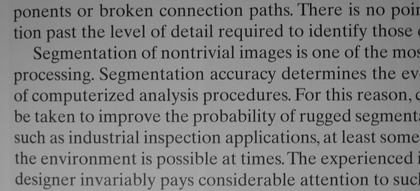
%> input picture matlab/img/Fig1013.tif, 420 x 191 px, shrunk from 2018 x 918 before the run
$ octave m6_yuzhifenge.m   (GNU Octave 9; MATLAB toolbox functions it lacks are replaced by stand-ins)
%> lines starting %> are read from the running program, lines starting %| are printed output that depends on the picture; in (x1, y1, x2, y2) boxes, pixels count from 0 and x2, y2 are one past the last pixel; in counts of white or black regions, pixels touching at a corner belong together; the program's own positions count from 1
%% 使用阈值法对灰度图像进行分割
I=imread( 'img\Fig1013.tif' );
%> I is the input picture: size 191x420 uint8; min 6, max 178, mean 133.2

imshow(I);

[width,height] = size(I);
%> width = 191; height = 420

%otsu algorithm
level = graythresh(I);
%> level = 0.412
BW = im2bw(I,level);
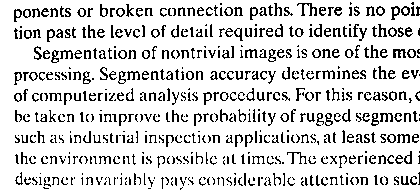
%> BW: size 191x420 logical; 84.3% white; black in thin lines or dots
figure
imshow(BW)

%全局阈值
for i= 1:width
    for j= 1:height
        if(I(i,j) < 80)
            BW1(i,j) = 0;
        else
            BW1(i,j) = 1;
        end
    end
end
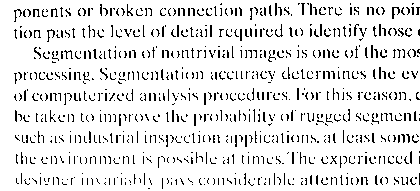
%> BW1: size 191x420 double; values 0 (black) and 1 (white), 90% white; black in thin lines or dots
figure
imshow(BW1)

%迭代求阈值
I = double(I);
%> I: size 191x420 double
T = (min(I(:))+ max(I(:)))/2;
%> T = 92
done = false;
i=0;
while ~ done
    r1 = find(I<=T);
    r2 = find(I>T);
    Tnew = (mean(I(r1))+ mean(I(r2)))/2;
    done = abs(Tnew -T)< 1;
    T = Tnew;
    i=i+1;
end
%> this loop made 4 passes
%> (Tnew, done, T) on passes 1 to 4: (100.9, false, 100.9), (103.9, false, 103.9), (105.1, false, 105.1), (105.8, true, 105.8)
%> after the loop, i = 4
I(r1) = 0;
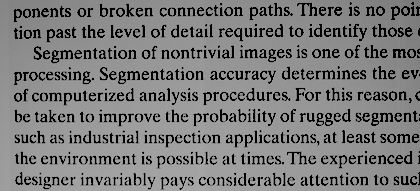
%> I: size 191x420 double; min 0, max 178, mean 122.9
I(r2) = 1;
%> I: size 191x420 double; values 0 (black) and 1 (white), 84.3% white; black in thin lines or dots
figure;
imshow(I)

$ run again, with matlab/img/Fig0304.tif copied over matlab/img/Fig1013.tif
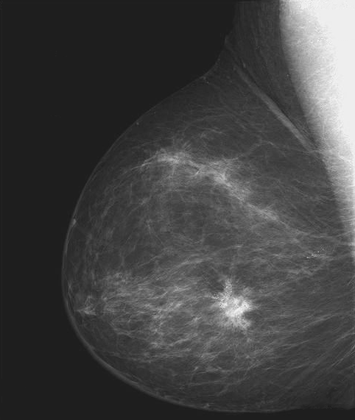
%> input picture matlab/img/Fig0304.tif, 355 x 420 px, shrunk from 482 x 571 before the run
%> I is the input picture: size 420x355 uint8; min 27, max 246, mean 66.7
%> level = 0.486
%> BW: size 420x355 logical; 8.2% white; 98 white regions (90 under 20 px), largest, box (x1, y1, x2, y2) and area: (281, 0, 355, 250) 9673, (204, 279, 257, 330) 1239, (188, 160, 250, 202) 600
%> after the loop `for i= 1:width`:
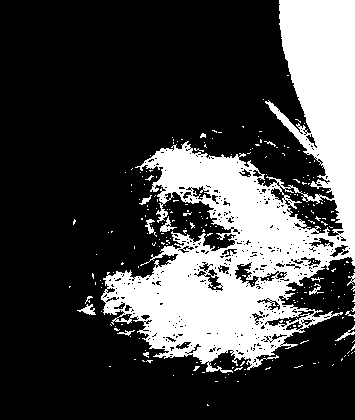
%> BW1: size 420x355 double; values 0 (black) and 1 (white), 26.8% white; 245 white regions (230 under 20 px), largest, box (x1, y1, x2, y2) and area: (101, 0, 355, 373) 38604, (160, 216, 177, 232) 96, (77, 304, 96, 315) 95
%> `T = (min(I(:))+ max(I(:)))/2;`: T = 136.5
%> the loop `while ~ done` made 4 passes
%> (Tnew, done, T) on passes 1 to 4: (129.4, false, 129.4), (126.7, false, 126.7), (125.3, false, 125.3), (124.8, true, 124.8)
%> after the loop `while ~ done`: i = 4
%> `I(r2) = 1;`:
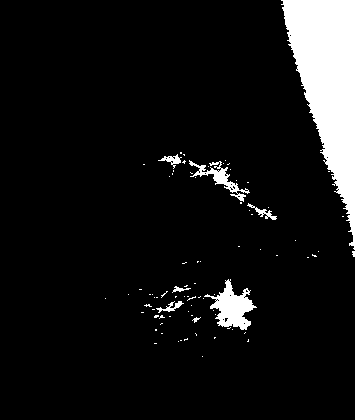
%> I: size 420x355 double; values 0 (black) and 1 (white), 8.1% white; 83 white regions (75 under 20 px), largest, box (x1, y1, x2, y2) and area: (281, 0, 355, 250) 9637, (204, 279, 257, 330) 1213, (189, 160, 250, 202) 570

$ run again, with matlab/img/Fig0315.tif copied over matlab/img/Fig1013.tif
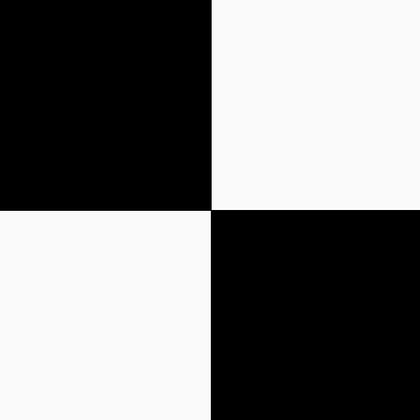
%> input picture matlab/img/Fig0315.tif, 420 x 420 px, shrunk from 512 x 512 before the run
%> I is the input picture: size 420x420 uint8; min 0, max 255, mean 124.5
%> level = 0.573
%> BW: size 420x420 logical; 49.8% white; 2 white regions, box (x1, y1, x2, y2) and area: (0, 211, 211, 420) 44099, (212, 0, 420, 210) 43680
%> after the loop `for i= 1:width`:
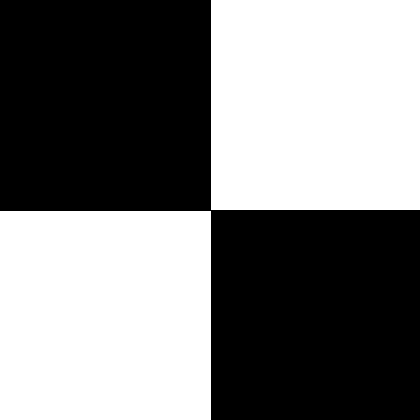
%> BW1: size 420x420 double; values 0 (black) and 1 (white), 49.9% white; 2 white regions, box (x1, y1, x2, y2) and area: (0, 211, 211, 420) 44099, (211, 0, 420, 210) 43890
%> `T = (min(I(:))+ max(I(:)))/2;`: T = 127.5
%> the loop `while ~ done` made 2 passes
%> (Tnew, done, T) on passes 1 to 2: (125.1, false, 125.1), (125.1, true, 125.1)
%> after the loop `while ~ done`: i = 2
%> `I(r1) = 0;`:
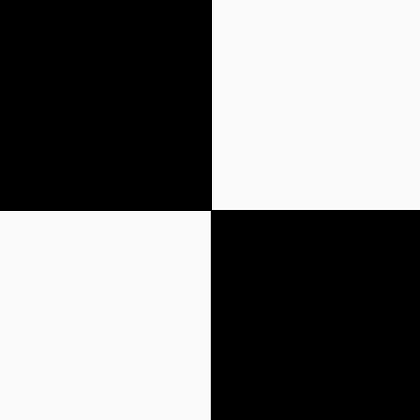
%> I: size 420x420 double; min 0, max 255, mean 124.4
